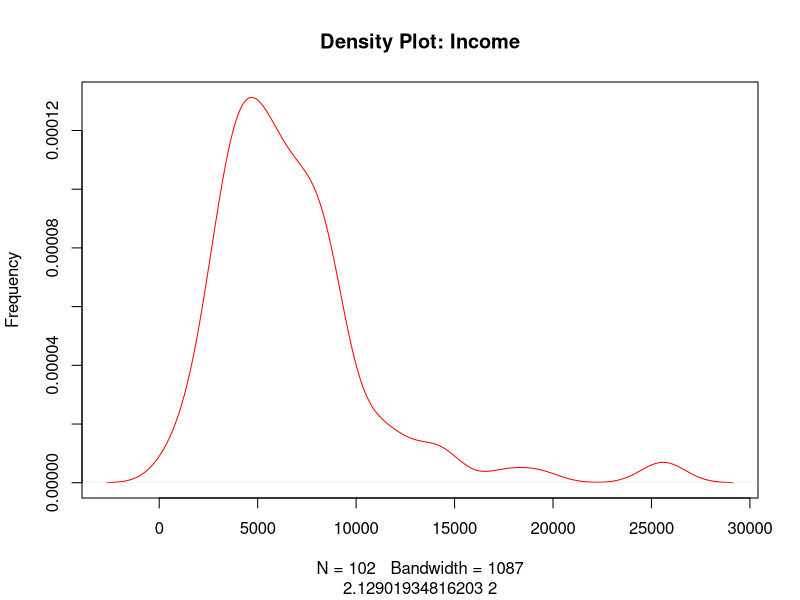
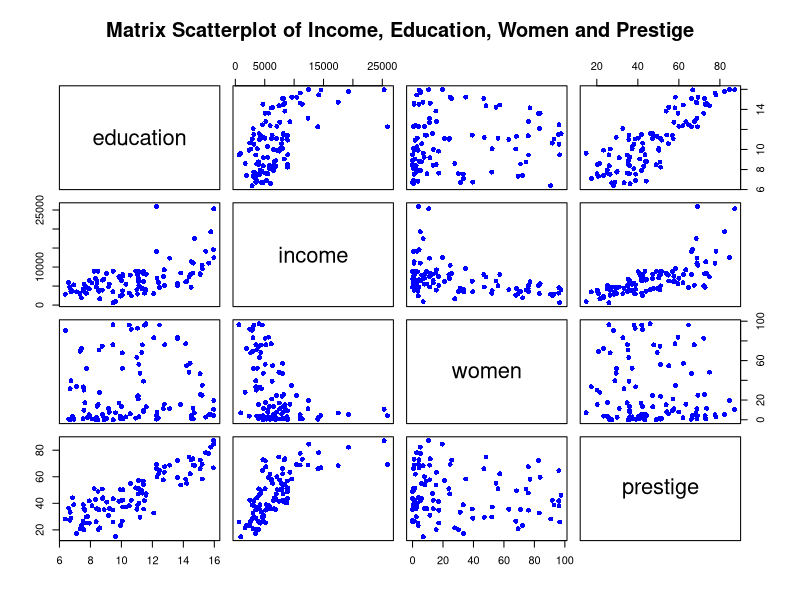
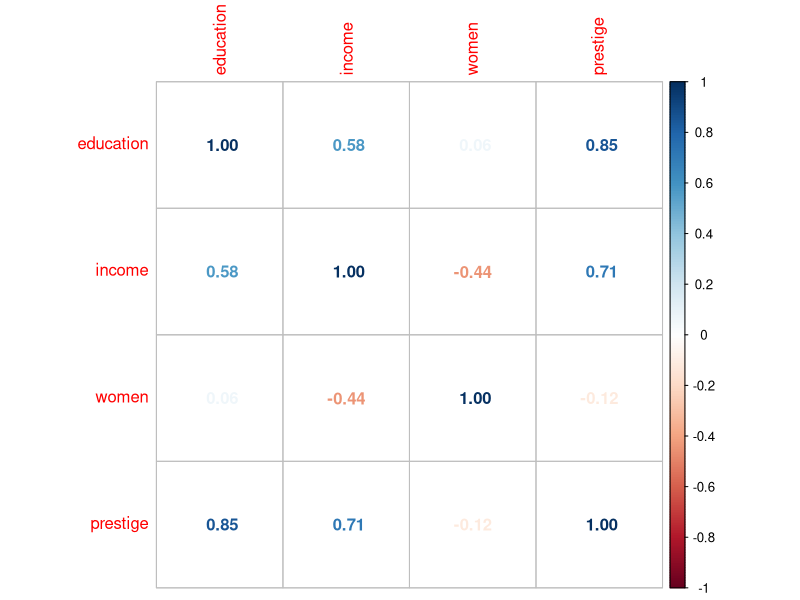
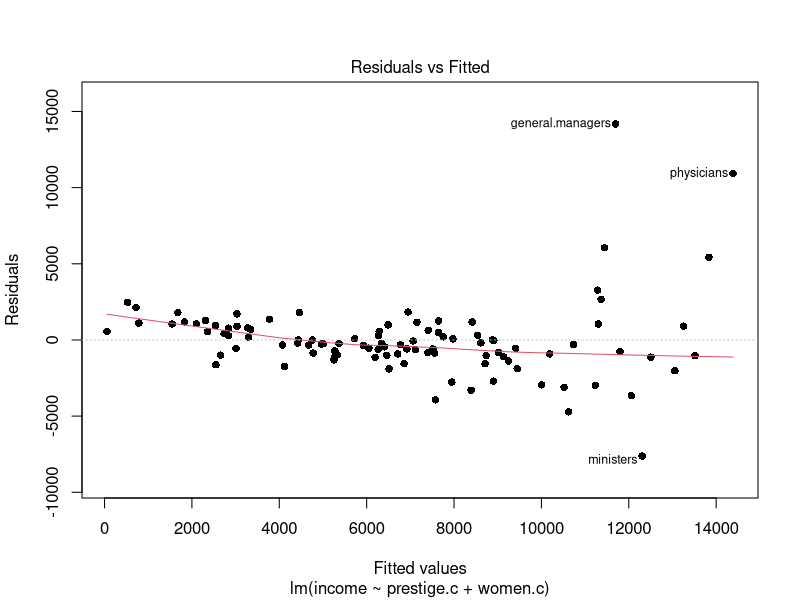

These charts were generated, in order, by the following R code:
# Remove all variables
rm(list = ls())

#close graphic windows
graphics.off()

# clear screen
cat("\014")

# install packeges
# install.packages('corrplot')
# install.packages('car')

library(corrplot)
library(car)

head(cars)
head(Prestige)

head(Prestige, 20)

str(Prestige)

summary(Prestige)

# Subset data to capture just income, education, women and prestige 

newdata <- Prestige[,c(1:4)]
summary(newdata)

# plot density of income
plot(density(newdata$income), main = "Density Plot: Income", ylab = "Frequency", sub = paste(e1071::skewness(newdata$income),2), col="red")

plot(newdata, pch=16, col="blue", main="Matrix Scatterplot of Income, Education, Women and Prestige")

# Preprocess data, anter predictors

education.c <-scale(newdata$education, center = TRUE, scale = FALSE)
prestige.c <-scale(newdata$prestige, center = TRUE, scale = FALSE)
women.c <-scale(newdata$women, center = TRUE, scale = FALSE)

# bind these new variable into new data and apply a summary
new.c.vars <- cbind(education.c, prestige.c, women.c)
newdata <- cbind(newdata, new.c.vars)

names(newdata)[5:7] = c("education.c", "prestige.c", "women.c")
summary(newdata)

# Fit a linear model and run a summary of its result
mod1 <- lm(income ~education.c + prestige.c + women.c, data = newdata)
summary(mod1)

# plot a correlation graph
newdatacor = cor(newdata[1:4])
corrplot(newdatacor, method = "number")

# clear console
cat("\014")

# fit a linear model, excluding the variable education
mod2 <- lm(income ~ prestige.c +women.c, data = newdata)
summary(mod2)

# plot model residuals 
plot(mod2, pch=16, which = 1)

